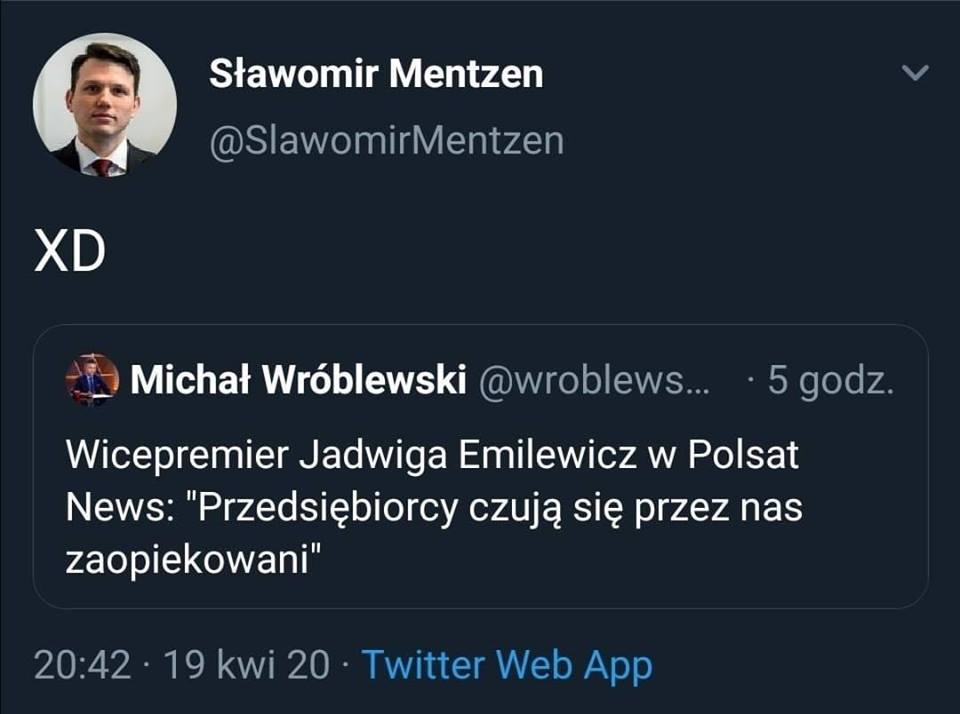
#> input picture memes/metzen.png, 960 x 714 px
$ python image_analyzer.py
#> lines starting #> are read from the running program, lines starting #| are printed output that depends on the picture; after the words box and inside, x2 and y2 are one past the last pixel; in counts of white or black regions, pixels touching at a corner belong together
#> (reads config.json from the repository)
### util/utils.py
# [4 lines left out: function save_array, not called in this run]


def read_array(file_name):
#> called with file_name = './resources/slangs.txt'
    array = []
    with open(file_name, 'r', encoding="utf-8") as file_handler:
#> (reads resources/slangs.txt from the repository)
        for line in file_handler:
            current_place = line[:-1]
            array.append(current_place)
    return array

### rectangle.py
#thanks to kind stranger: https://stackoverflow.com/questions/25068538/intersection-and-difference-of-two-rectangles

import itertools

class Rectangle:
    def intersection(self, other):
        a, b = self, other
        x1 = max(min(a.x1, a.x2), min(b.x1, b.x2))
        y1 = max(min(a.y1, a.y2), min(b.y1, b.y2))
        x2 = min(max(a.x1, a.x2), max(b.x1, b.x2))
        y2 = min(max(a.y1, a.y2), max(b.y1, b.y2))
        if x1<x2 and y1<y2:
            return type(self)(x1, y1, x2, y2)
    __and__ = intersection

    def difference(self, other):
        inter = self&other
        if not inter:
            yield self
            return
        xs = {self.x1, self.x2}
        ys = {self.y1, self.y2}
        if self.x1<other.x1<self.x2: xs.add(other.x1)
        if self.x1<other.x2<self.x2: xs.add(other.x2)
        if self.y1<other.y1<self.y2: ys.add(other.y1)
        if self.y1<other.y2<self.y2: ys.add(other.y2)
        for (x1, x2), (y1, y2) in itertools.product(
            pairwise(sorted(xs)), pairwise(sorted(ys))
        ):
            rect = type(self)(x1, y1, x2, y2)
            if rect!=inter:
                yield rect
    __sub__ = difference

    def __init__(self, x1, y1, x2, y2):
        if x1>x2 or y1>y2:
            raise ValueError("Coordinates are invalid")
        self.x1, self.y1, self.x2, self.y2 = x1, y1, x2, y2

    def __iter__(self):
        yield self.x1
        yield self.y1
        yield self.x2
        yield self.y2

    def __eq__(self, other):
        return isinstance(other, Rectangle) and tuple(self)==tuple(other)
    def __ne__(self, other):
        return not (self==other)

    def __repr__(self):
        return type(self).__name__+repr(tuple(self))

    def __hash__(self):
        return hash((self.x1, self.y1, self.x2, self.y2))


def pairwise(iterable):
    # https://docs.python.org/dev/library/itertools.html#recipes
    a, b = itertools.tee(iterable)
    next(b, None)
    return zip(a, b)

# 1.
a = Rectangle(0, 0, 1, 1)
b = Rectangle(0.5, 0.5, 1.5, 1.5)
print(a&b)
# Rectangle(0.5, 0.5, 1, 1)
print(list(a-b))
# [Rectangle(0, 0, 0.5, 0.5), Rectangle(0, 0.5, 0.5, 1), Rectangle(0.5, 0, 1, 0.5)]

# 2.
b = Rectangle(0.25, 0.25, 1.25, 0.75)
print(a&b)
# Rectangle(0.25, 0.25, 1, 0.75)
print(list(a-b))
# [Rectangle(0, 0, 0.25, 0.25), Rectangle(0, 0.25, 0.25, 0.75), Rectangle(0, 0.75, 0.25, 1), Rectangle(0.25, 0, 1, 0.25), Rectangle(0.25, 0.75, 1, 1)]

# 3.
b = Rectangle(0.25, 0.25, 0.75, 0.75)
print(a&b)
# Rectangle(0.25, 0.25, 0.75, 0.75)
print(list(a-b))
# [Rectangle(0, 0, 0.25, 0.25), Rectangle(0, 0.25, 0.25, 0.75), Rectangle(0, 0.75, 0.25, 1), Rectangle(0.25, 0, 0.75, 0.25), Rectangle(0.25, 0.75, 0.75, 1), Rectangle(0.75, 0, 1, 0.25), Rectangle(0.75, 0.25, 1, 0.75), Rectangle(0.75, 0.75, 1, 1)]

# 4.
b = Rectangle(5, 5, 10, 10)
print(a&b)
# None
print(list(a-b))
# [Rectangle(0, 0, 1, 1)]

# 5.
b = Rectangle(-5, -5, 10, 10)
print(a&b)
# Rectangle(0, 0, 1, 1)
print(list(a-b))
# []

### image_analyzer.py
import pytesseract
from pytesseract import Output
from PIL import Image, ImageDraw, ImageFilter
import os
import json
from util import utils
from rectangle import Rectangle

if os.path.isfile('resources/config.json'):
    with open(os.path.join(os.path.dirname(__file__), 'resources/config.json')) as json_file:
        data = json.load(json_file)
        pytesseract.pytesseract.tesseract_cmd = data['pytesseractPath']


# [24 lines left out: functions includes_word, get_slangs_matches, not called in this run]


def get_boxes_from_image(image_path):
    d, n_boxes = get_boxes(image_path)
    result = []
    for i in range(n_boxes):
        (text, x1, y2, x2, y1) = (d['char'][i], d['left'][i], d['top'][i], d['right'][i], d['bottom'][i])
        result.append((d['char'][i], d['left'][i], d['top'][i], d['right'][i], d['bottom'][i]))
    return result


# [42 lines left out: functions get_difference_with, show_crossed_image, not called in this run]


def get_boxes(image_path):
#> called with image_path = './memes/metzen.png'
    img = Image.open(image_path)
#> img is the input picture: PIL image 960x714 RGB; mean R, G, B 35.6, 44.8, 55.8
    img = img.convert('L')  # grayscale
#> img: PIL image 960x714 L
    img = img.filter(ImageFilter.MedianFilter())  # a little blur
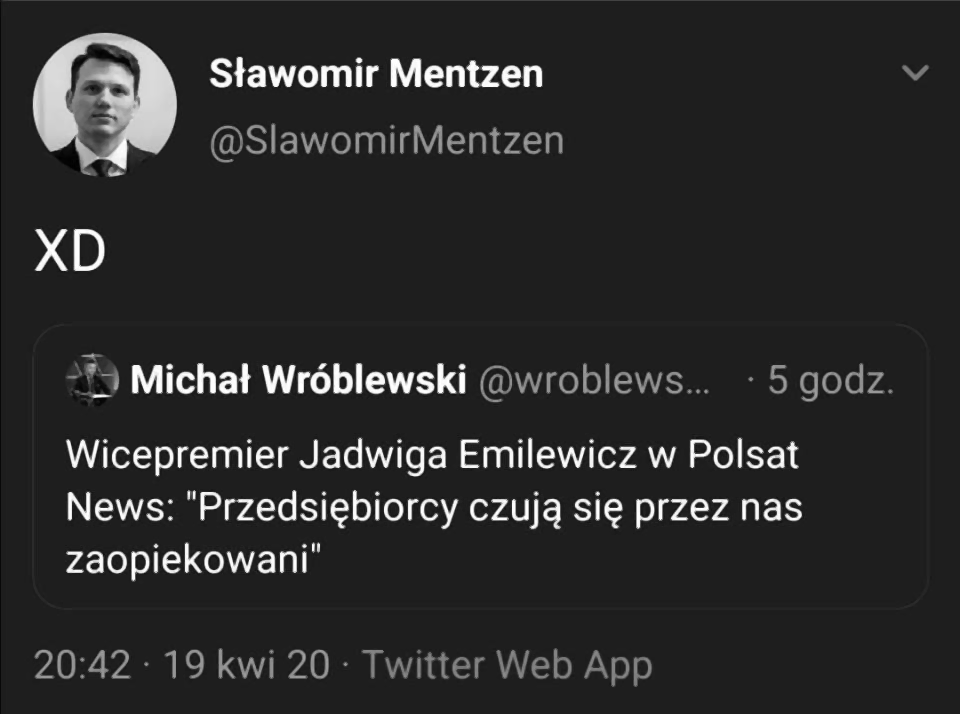
#> img: PIL image 960x714 L; min 1, max 255, mean 42.9
    img = img.point(lambda x: 0 if x < 140 else 255)  # threshold (binarize)
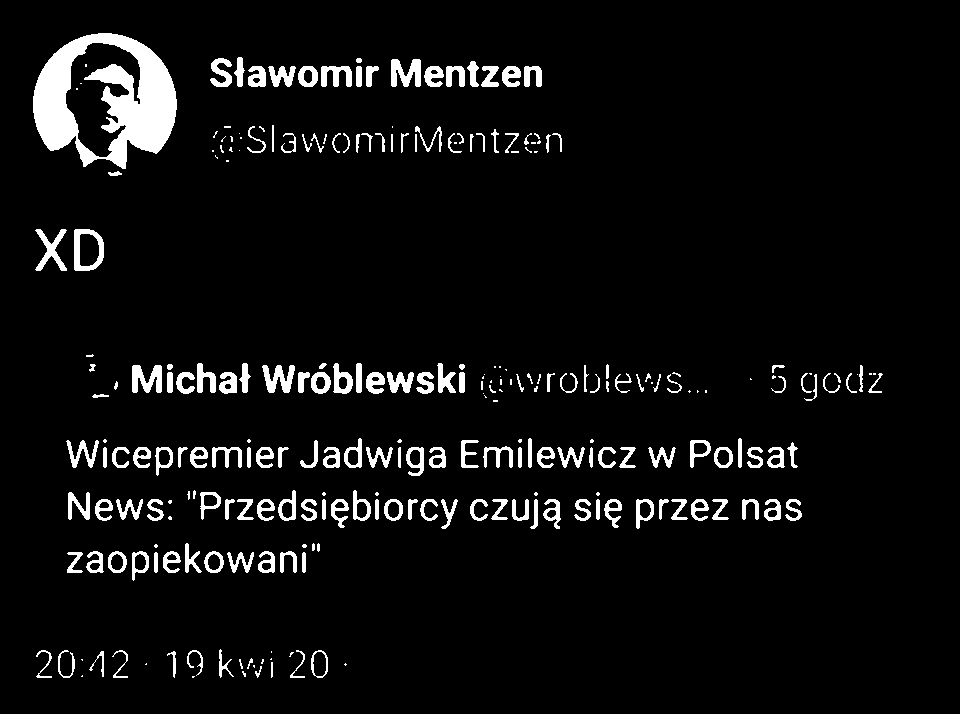
#> img: PIL image 960x714 L; 5.7% white; 262 white regions (79 under 20 px), largest, box (x1, y1, x2, y2) and area: (33, 33, 177, 169) 10158, (74, 229, 104, 271) 593, (391, 59, 421, 87) 566
#> (the run stopped early here; a loop or call above may not have finished)
